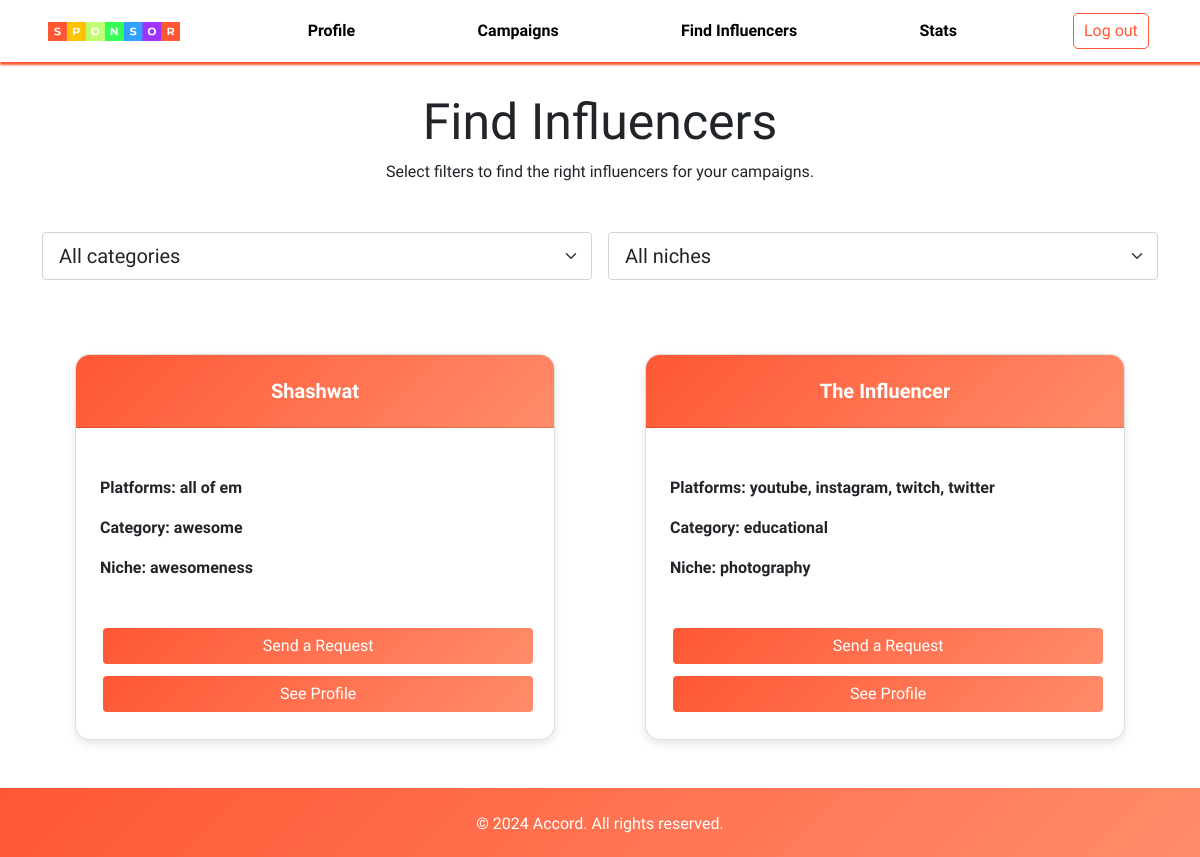
The app's page /sponsor/find, older data.
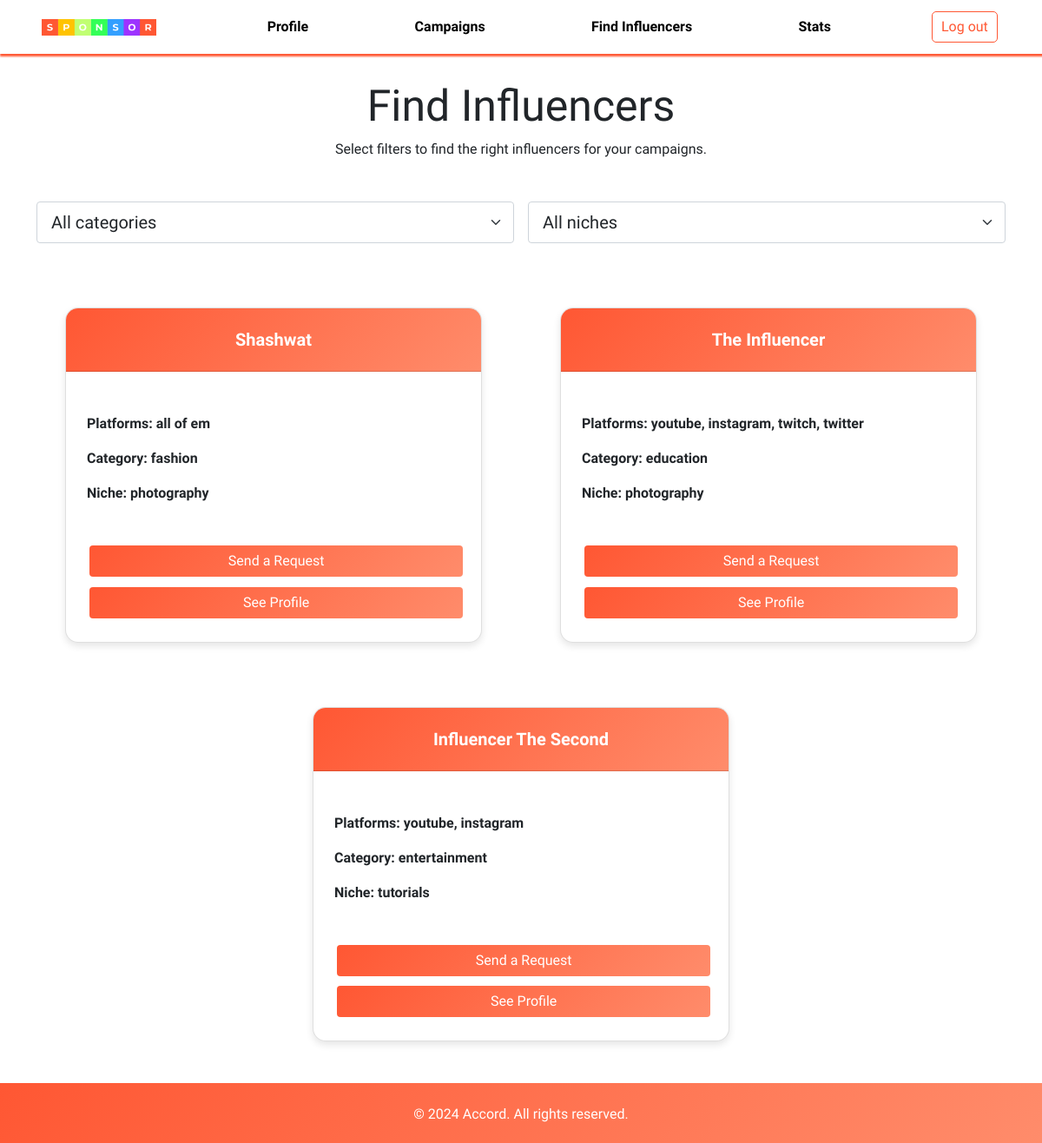
The same page, newer data.
### application/models.py (models this page shows, shortened)
class Influencer(db.Model, UserMixin):
    __tablename__ = 'Influencer'
    username = db.Column(db.String, primary_key=True)
    password = db.Column(db.String, nullable=False)
    name = db.Column(db.String)
    bio = db.Column(db.String)
    platforms = db.Column(db.String)
    category = db.Column(db.String)
    niche = db.Column(db.String)
    flag = db.Column(db.Integer)

### application/controllers.py (the view, shortened to what this page needs)
@app.route('/sponsor/find', methods=['GET','POST'])
def sponsor_find():
    if request.method == 'GET':
        if request.args.get('category') and request.args.get('niche'):
            category = request.args.get('category')
            niche = request.args.get('niche')
            adrequest_subquery = (
                db.session.query(
                        AdRequests.influencer.label('influencer'),
                        db.func.count(AdRequests.status).filter(AdRequests.status == 4).label('adrequests_count')
                    )
                    .group_by(AdRequests.influencer)
                    .subquery()
            )
            influencers = (
                db.session.query(
                    Influencer,
                    adrequest_subquery.c.adrequests_count
                )
                .filter(Influencer.category == category, Influencer.niche == niche)
                .outerjoin(adrequest_subquery, Influencer.username == adrequest_subquery.c.influencer)
                .all()
            )
        else:
            adrequest_subquery = (
                db.session.query(
                        AdRequests.influencer.label('influencer'),
                        db.func.count(AdRequests.status).filter(AdRequests.status == 4).label('adrequests_count')
                    )
                    .group_by(AdRequests.influencer)
                    .subquery()
            )
            influencers = (
                db.session.query(
                    Influencer,
                    adrequest_subquery.c.adrequests_count
                )
                .outerjoin(adrequest_subquery, Influencer.username == adrequest_subquery.c.influencer)
                .all()
            )
        campaigns = Campaign.query.filter(Campaign.sponsor == 'sponsor').all()
        return render_template('sponsorsearch.html', influencers=influencers, campaigns=campaigns)
    return render_template('sponsorsearch.html')

### templates/sponsorsearch.html (shortened to what the changed rows need)
<!DOCTYPE html>
<html>
<head>
    <link href="https://cdn.jsdelivr.net/npm/bootstrap@5.0.2/dist/css/bootstrap.min.css" rel="stylesheet">
    <link rel="stylesheet" href="https://cdnjs.cloudflare.com/ajax/libs/font-awesome/6.0.0-beta3/css/all.min.css">
    <link rel="stylesheet" href="{{ url_for('static', filename='search.css') }}">
    <link rel="stylesheet" href="{{ url_for('static', filename='nav.css') }}">
    <link rel="stylesheet" href="https://unpkg.com/swiper/swiper-bundle.min.css">
</head>
<body>
    <div class="container">
        <div class="row text-center">
            <h1 class="header">Find Influencers</h1>
        </div>
        <div class="row justify-content-center">
            {% if influencers[0] %}
                {% for influencer, adrequest_count in influencers %}
                <div class="col-md-6 card-container mb-4">
                    <div class="card" style="width: 30rem;">
                        <div class="card-header">
                            <h5 class="card-title"><strong>{{ influencer.name }}</strong></h5>
                        </div>
                        <div class="card-body">
                            <div>
                                <br>
                                <p class="card-text"><strong>Platforms: {{ influencer.platforms.replace(',', ', ') }}</strong></p>
                                <p class="card-text"><strong>Category: {{ influencer.category }}</strong></p>
                                <p class="card-text"><strong>Niche: {{ influencer.niche }}</strong></p>
                                <br>
                                <button class="btn btn-custom w-100 mt-2 collab-btn" type="button" data-bs-toggle="modal" data-bs-target="#adRequestModal{{ loop.index0 }}">
                                    Send a Request
                                </button>
                                <button class="btn btn-custom w-100 mt-2 licence-btn" type="button" data-bs-toggle="modal" data-bs-target="#profileModal{{ loop.index0 }}">
                                    See Profile
                                </button>
                            </div>
                        </div>
                    </div>
                </div>
                {% endfor %}
            {% endif %}
        </div>
    </div>
    <br>
</body>
</html>

Row changes from the older to the newer data that the page shows:
changed Influencer "Shashwat": category "awesome" → "fashion"; niche "awesomeness" → "photography"
changed Influencer "The Influencer": category "educational" → "education"
added Influencer: name "Influencer The Second", platforms.replace "youtube, instagram", category "entertainment", niche "tutorials"
